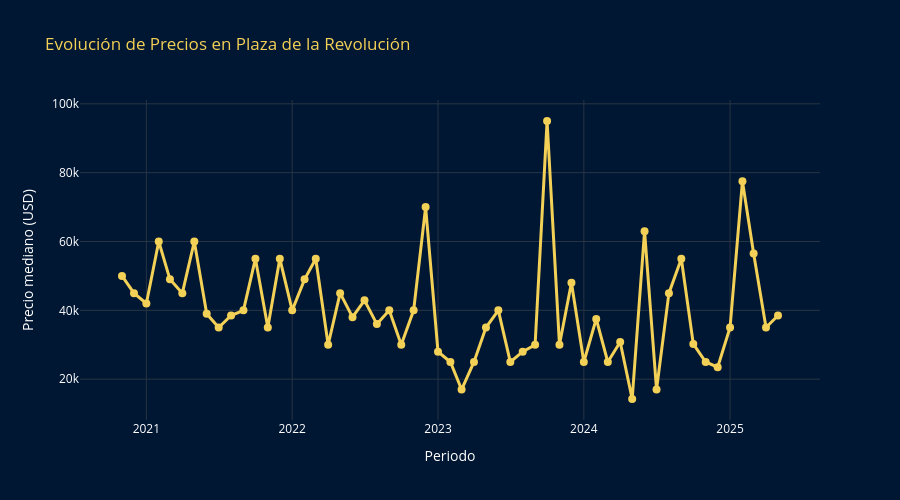
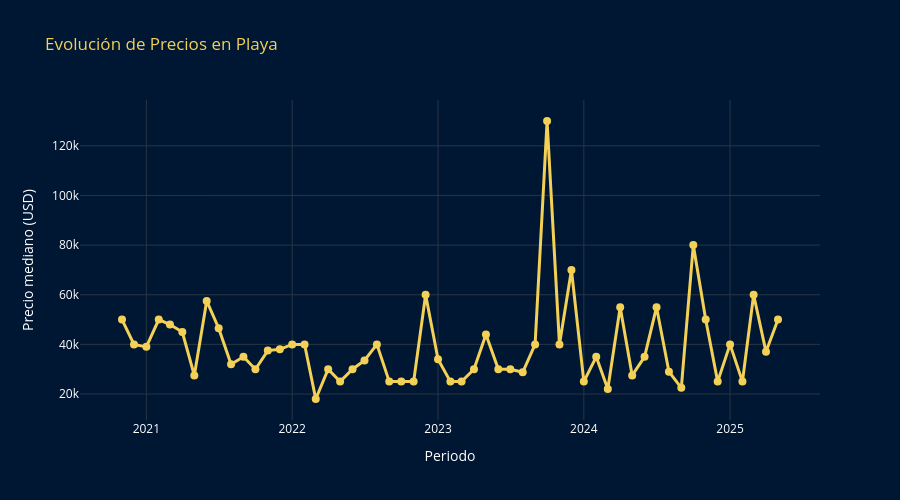
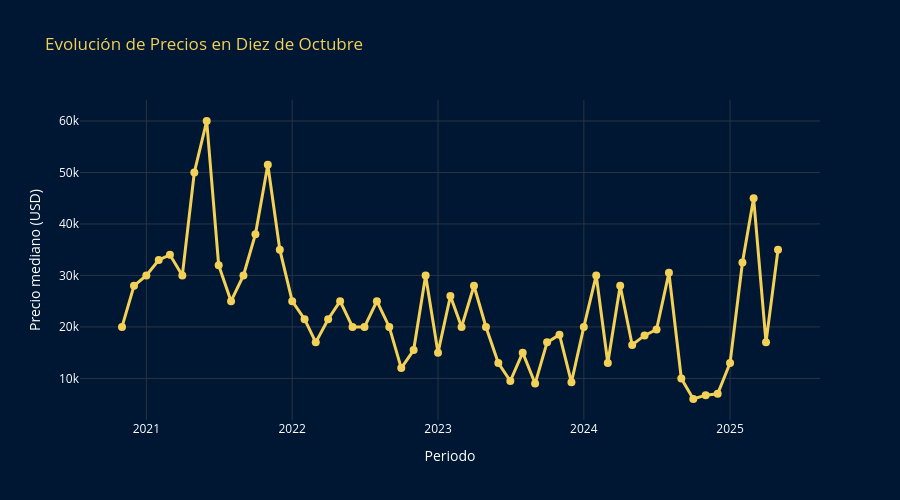
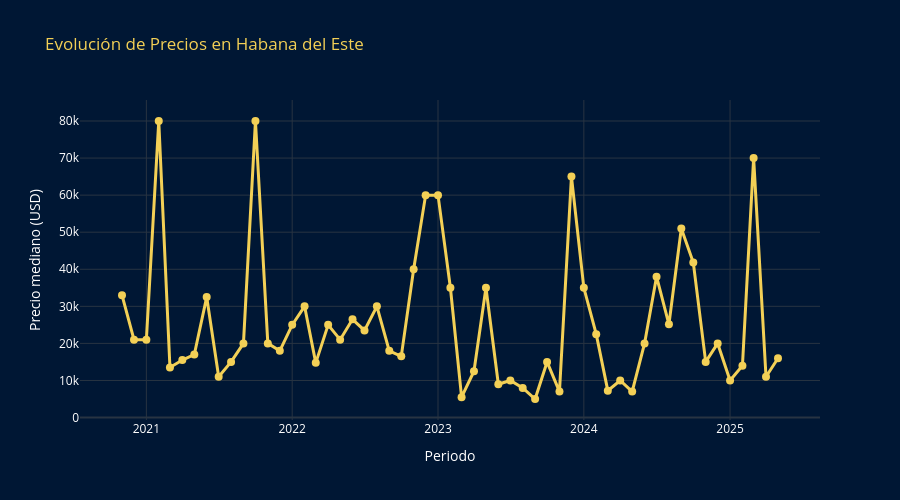

The code cell stored with these charts, in order, in its notebook:
### Code cell
def analizar_municipios(df: pd.DataFrame):

    COLOR_PRINCIPAL = "#F3D056"
    COLOR_FONDO = "#001734"
    
    NORMALIZACION_MUNICIPIOS = {
        "Plaza": "Plaza de la Revolución",
        "Habana Vieja": "La Habana Vieja"
    }
    
    df_normalizado = df.copy()
    df_normalizado["Municipio"] = df_normalizado["Municipio"].replace(NORMALIZACION_MUNICIPIOS)
    
    municipios = df_normalizado["Municipio"].unique()
    figuras = []
    
    for municipio in municipios:
        df_municipio = df_normalizado[df_normalizado["Municipio"] == municipio].copy()
        
        if df_municipio.empty:
            continue

        df_municipio["Fecha"] = pd.to_datetime(df_municipio["Fecha"])
        df_municipio["Año-Mes"] = df_municipio["Fecha"].dt.to_period("M").astype(str)
        
        precio_mensual = df_municipio.groupby("Año-Mes", as_index=False)["Precio"].median()
        
        fig = px.line(
            precio_mensual,
            x="Año-Mes",
            y="Precio",
            title=f"Evolución de Precios en {municipio}",
            labels={"Precio": "Precio mediano (USD)", "Año-Mes": "Periodo"},
            markers=True
        )
        
        fig.update_traces(
            line=dict(color=COLOR_PRINCIPAL, width=3),
            marker=dict(color=COLOR_PRINCIPAL, size=8)
        )
        
        fig.update_layout(
            template="plotly_dark",
            plot_bgcolor=COLOR_FONDO,
            paper_bgcolor=COLOR_FONDO,
            font=dict(color="white"),
            title_font=dict(color=COLOR_PRINCIPAL),
            height=500
        )
        
        figuras.append(fig)
    
    return figuras

figuras = analizar_municipios(processed_ventas_df)

for fig in figuras:
    fig.show()

### Figure 1 — Plotly figure (JSON) as saved in the notebook; plotly's stock layout.template omitted (floating-point values rounded to 4 significant figures)
{"data": [{"hovertemplate": "Periodo=%{x}<br>Precio mediano (USD)=%{y}<extra></extra>", "legendgroup": "", "line": {"color": "#F3D056", "dash": "solid", "width": 3}, "marker": {"color": "#F3D056", "size": 8, "symbol": "circle"}, "mode": "lines+markers", "name": "", "orientation": "v", "showlegend": false, "type": "scatter", "x": ["2020-11", "2020-12", "2021-01", "2021-02", "2021-03", "2021-04", "2021-05", "2021-06", "2021-07", "2021-08", "2021-09", "2021-10", "2021-11", "2021-12", "2022-01", "2022-02", "2022-03", "2022-04", "2022-05", "2022-06", "2022-07", "2022-08", "2022-09", "2022-10", "2022-11", "2022-12", "2023-01", "2023-02", "2023-03", "2023-04", "2023-05", "2023-06", "2023-07", "2023-08", "2023-09", "2023-10", "2023-11", "2023-12", "2024-01", "2024-02", "2024-03", "2024-04", "2024-05", "2024-06", "2024-07", "2024-08", "2024-09", "2024-10", "2024-11", "2024-12", "2025-01", "2025-02", "2025-03", "2025-04", "2025-05"], "xaxis": "x", "y": [50000, 45000, 42000, 60000, 49000, 45000, 60000, 39000, 35000, 38500, 40000, 55000, 35000, 55000, 40000, 49000, 55000.0, 30000, 45000, 38000, 42900, 36000, 40000, 30000, 40000, 70000, 28000, 25000, 17000, 25000, 35000, 40000, 25000, 28000, 30000, 95000, 30000, 48000, 25000, 37500, 25000, 30800.0, 14250, 63000, 17000, 45000, 55000, 30250, 25000, 23500, 35000, 77500, 56500, 35000, 38500], "yaxis": "y"}], "layout": {"font": {"color": "white"}, "height": 500, "legend": {"tracegroupgap": 0}, "paper_bgcolor": "#001734", "plot_bgcolor": "#001734", "title": {"font": {"color": "#F3D056"}, "text": "Evolución de Precios en Plaza de la Revolución"}, "xaxis": {"anchor": "y", "domain": [0, 1], "title": {"text": "Periodo"}}, "yaxis": {"anchor": "x", "domain": [0, 1], "title": {"text": "Precio mediano (USD)"}}}}

### Figure 2 — Plotly figure (JSON) as saved in the notebook; plotly's stock layout.template omitted (floating-point values rounded to 4 significant figures)
{"data": [{"hovertemplate": "Periodo=%{x}<br>Precio mediano (USD)=%{y}<extra></extra>", "legendgroup": "", "line": {"color": "#F3D056", "dash": "solid", "width": 3}, "marker": {"color": "#F3D056", "size": 8, "symbol": "circle"}, "mode": "lines+markers", "name": "", "orientation": "v", "showlegend": false, "type": "scatter", "x": ["2020-11", "2020-12", "2021-01", "2021-02", "2021-03", "2021-04", "2021-05", "2021-06", "2021-07", "2021-08", "2021-09", "2021-10", "2021-11", "2021-12", "2022-01", "2022-02", "2022-03", "2022-04", "2022-05", "2022-06", "2022-07", "2022-08", "2022-09", "2022-10", "2022-11", "2022-12", "2023-01", "2023-02", "2023-03", "2023-04", "2023-05", "2023-06", "2023-07", "2023-08", "2023-09", "2023-10", "2023-11", "2023-12", "2024-01", "2024-02", "2024-03", "2024-04", "2024-05", "2024-06", "2024-07", "2024-08", "2024-09", "2024-10", "2024-11", "2024-12", "2025-01", "2025-02", "2025-03", "2025-04", "2025-05"], "xaxis": "x", "y": [50000, 40000, 39000, 50000, 48000, 45000, 27500, 57500, 46500, 32000, 35000, 30000, 37500, 38000, 40000, 40000, 18000, 30000, 25000, 30000, 33500, 40000, 25000, 25000, 25000, 60000, 34000, 25000, 25000, 30000, 44000, 30000, 30000, 28750, 40000, 130000, 40000, 70000, 25000, 35000, 22000, 55000, 27500, 35000, 55000, 29000, 22500, 80000, 50000, 25000, 40000, 25000, 60000, 37000, 50000], "yaxis": "y"}], "layout": {"font": {"color": "white"}, "height": 500, "legend": {"tracegroupgap": 0}, "paper_bgcolor": "#001734", "plot_bgcolor": "#001734", "title": {"font": {"color": "#F3D056"}, "text": "Evolución de Precios en Playa"}, "xaxis": {"anchor": "y", "domain": [0, 1], "title": {"text": "Periodo"}}, "yaxis": {"anchor": "x", "domain": [0, 1], "title": {"text": "Precio mediano (USD)"}}}}

### Figure 3 — Plotly figure (JSON) as saved in the notebook; plotly's stock layout.template omitted (floating-point values rounded to 4 significant figures)
{"data": [{"hovertemplate": "Periodo=%{x}<br>Precio mediano (USD)=%{y}<extra></extra>", "legendgroup": "", "line": {"color": "#F3D056", "dash": "solid", "width": 3}, "marker": {"color": "#F3D056", "size": 8, "symbol": "circle"}, "mode": "lines+markers", "name": "", "orientation": "v", "showlegend": false, "type": "scatter", "x": ["2020-11", "2020-12", "2021-01", "2021-02", "2021-03", "2021-04", "2021-05", "2021-06", "2021-07", "2021-08", "2021-09", "2021-10", "2021-11", "2021-12", "2022-01", "2022-02", "2022-03", "2022-04", "2022-05", "2022-06", "2022-07", "2022-08", "2022-09", "2022-10", "2022-11", "2022-12", "2023-01", "2023-02", "2023-03", "2023-04", "2023-05", "2023-06", "2023-07", "2023-08", "2023-09", "2023-10", "2023-11", "2023-12", "2024-01", "2024-02", "2024-03", "2024-04", "2024-05", "2024-06", "2024-07", "2024-08", "2024-09", "2024-10", "2024-11", "2024-12", "2025-01", "2025-02", "2025-03", "2025-04", "2025-05"], "xaxis": "x", "y": [20000, 28000, 30000, 33000, 34000, 30000, 50000, 60000, 32000, 25000, 30000, 38000, 51500, 35000, 25000, 21500, 17000, 21500, 25000, 20000, 20000, 25000, 20000, 12000, 15500, 30000, 15000, 26000, 20000, 28000, 20000, 13000, 9500, 15000, 9000, 17000, 18500, 9250, 20000, 30000, 13000, 28000, 16500, 18350, 19500, 30500, 10000, 6000, 6750, 7000, 13000, 32500, 45000, 17000, 35000], "yaxis": "y"}], "layout": {"font": {"color": "white"}, "height": 500, "legend": {"tracegroupgap": 0}, "paper_bgcolor": "#001734", "plot_bgcolor": "#001734", "title": {"font": {"color": "#F3D056"}, "text": "Evolución de Precios en Diez de Octubre"}, "xaxis": {"anchor": "y", "domain": [0, 1], "title": {"text": "Periodo"}}, "yaxis": {"anchor": "x", "domain": [0, 1], "title": {"text": "Precio mediano (USD)"}}}}

### Figure 4 — Plotly figure (JSON) as saved in the notebook; plotly's stock layout.template omitted (floating-point values rounded to 4 significant figures)
{"data": [{"hovertemplate": "Periodo=%{x}<br>Precio mediano (USD)=%{y}<extra></extra>", "legendgroup": "", "line": {"color": "#F3D056", "dash": "solid", "width": 3}, "marker": {"color": "#F3D056", "size": 8, "symbol": "circle"}, "mode": "lines+markers", "name": "", "orientation": "v", "showlegend": false, "type": "scatter", "x": ["2020-11", "2020-12", "2021-01", "2021-02", "2021-03", "2021-04", "2021-05", "2021-06", "2021-07", "2021-08", "2021-09", "2021-10", "2021-11", "2021-12", "2022-01", "2022-02", "2022-03", "2022-04", "2022-05", "2022-06", "2022-07", "2022-08", "2022-09", "2022-10", "2022-11", "2022-12", "2023-01", "2023-02", "2023-03", "2023-04", "2023-05", "2023-06", "2023-07", "2023-08", "2023-09", "2023-10", "2023-11", "2023-12", "2024-01", "2024-02", "2024-03", "2024-04", "2024-05", "2024-06", "2024-07", "2024-08", "2024-09", "2024-10", "2024-11", "2024-12", "2025-01", "2025-02", "2025-03", "2025-04", "2025-05"], "xaxis": "x", "y": [33000, 21000, 21000, 80000, 13500, 15500, 17000, 32500, 11000, 15000, 20000, 80000, 20000, 18000, 25000, 30000, 14750, 25000, 21000, 26500, 23500, 30000, 18000, 16500, 40000, 60000, 60000, 35000, 5500, 12500, 35000, 9000, 10000, 8000, 5000, 15000, 7000, 65000, 35000, 22500, 7250, 10000, 7000, 20000, 38000, 25150, 51000, 41800, 15000, 20000, 10000, 14000, 70000, 11000, 16000], "yaxis": "y"}], "layout": {"font": {"color": "white"}, "height": 500, "legend": {"tracegroupgap": 0}, "paper_bgcolor": "#001734", "plot_bgcolor": "#001734", "title": {"font": {"color": "#F3D056"}, "text": "Evolución de Precios en Habana del Este"}, "xaxis": {"anchor": "y", "domain": [0, 1], "title": {"text": "Periodo"}}, "yaxis": {"anchor": "x", "domain": [0, 1], "title": {"text": "Precio mediano (USD)"}}}}
